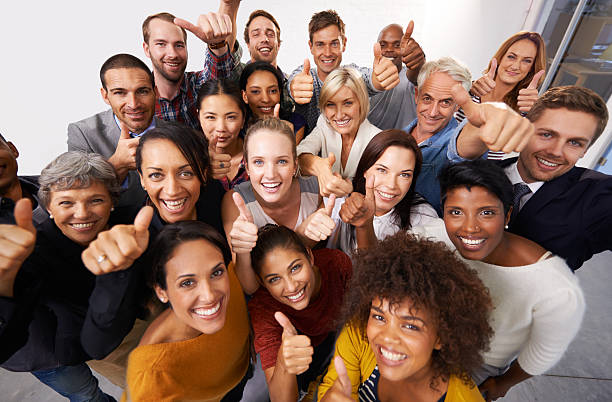
#> input picture input/input.jpg, 612 x 402 px; its folder holds only this picture in this run
$ python main.py
#> lines starting #> are read from the running program, lines starting #| are printed output that depends on the picture; after the words box and inside, x2 and y2 are one past the last pixel; in counts of white or black regions, pixels touching at a corner belong together
import cv2
from os import walk
from collage import collage

# Set the path to the input image
path = 'input'

# Loop through all files in the path
for root, dirs, files in walk(path):
    for FileName in files:
        # Check file format
        if FileName.endswith('.png') or FileName.endswith('.jpg'):
            # Save the image filename and print it
            input_image = FileName
            print(f'Loaded {input_image}')

# Read the input image and convert it to grayscale
image = cv2.imread(path+'/'+input_image)
#> image is the input picture: shape (402, 612, 3); mean B, G, R 97.5, 109.2, 136.9
bw_img = cv2.cvtColor(image, cv2.COLOR_BGR2GRAY)
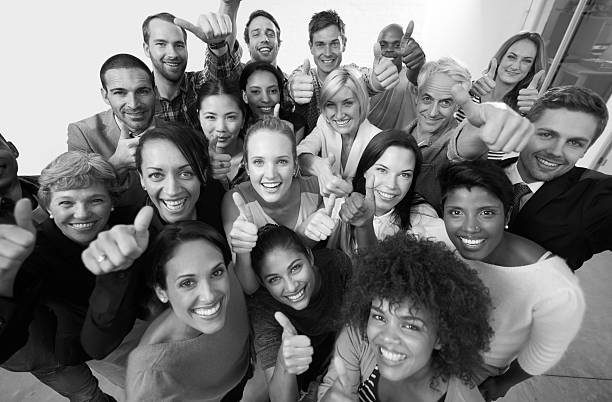
#> bw_img: shape (402, 612); min 0, max 255, mean 116.1

# Detect coordinates of faces in the image using pre-trained classifier
trained_data = cv2.CascadeClassifier('haarcascade_frontalface_default.xml')
coordinates = trained_data.detectMultiScale(bw_img, minNeighbors=9)
#> coordinates = 15 rows, first 6: [499, 45, 38, 38], [243, 18, 40, 40], [305, 26, 46, 46], [240, 73, 47, 47], [194, 96, 53, 53], [144, 24, 52, 52]

# Save each detected face as an individual file and draw a rectangle around the face on the original image
count = 1
path_output = 'saved_faces'
file_name = 'Face_'
for (x, y, w, h) in coordinates:
    face = image[y:y+h, x+12:(x-12)+w]
    faces = image[y:y+h, x:x+w]
    written = cv2.imwrite(f'{path_output}/{file_name}{str(count)}.png', faces)
    cv2.rectangle(image, (x, y), (x+w, y+h), (255, 255, 255), 1)
    count += 1
    faces_detected = []
    faces_detected.append(coordinates)
#> this loop made 15 passes
#> (x, y, w, h) on passes 1 to 12: (499, 45, 38, 38), (243, 18, 40, 40), (305, 26, 46, 46), (240, 73, 47, 47), (194, 96, 53, 53), (144, 24, 52, 52), (366, 151, 55, 55), (314, 85, 52, 52), (240, 137, 62, 62), (100, 68, 62, 62), (46, 180, 58, 58), (136, 146, 70, 70)
#> pass 1, `faces = image[y:y+h, x:x+w]`:
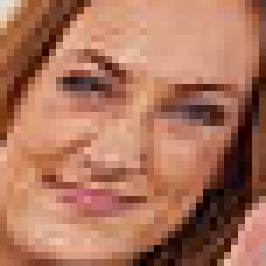
#> faces: shape (38, 38, 3) (shown 7 times larger); mean B, G, R 91.7, 115.5, 172.2
#> pass 2, `faces = image[y:y+h, x:x+w]`:
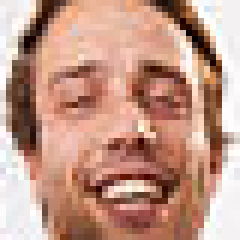
#> faces: shape (40, 40, 3) (shown 6 times larger); mean B, G, R 133.8, 150.6, 193.9
#> pass 3, `face = image[y:y+h, x+12:(x-12)+w]`:
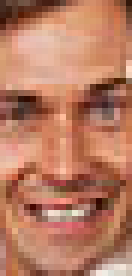
#> face: shape (46, 22, 3) (shown 6 times larger); mean B, G, R 98.2, 123.3, 184.5
#> pass 3, `faces = image[y:y+h, x:x+w]`:
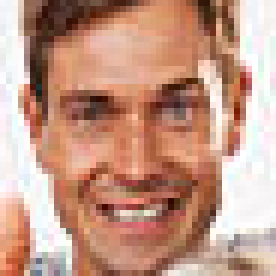
#> faces: shape (46, 46, 3) (shown 6 times larger); mean B, G, R 133.6, 152.2, 196.1
#> after the loop:
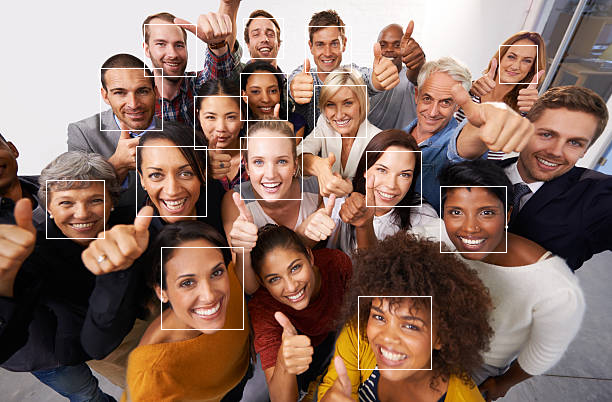
#> image: shape (402, 612, 3); 1.39% of pixels changed, all inside (x1, y1, x2, y2) = (46, 18, 538, 370)
#> after the loop, count = 16

# Create a list of all saved face filenames
file_names = []
for root, dirs, files in walk(path_output):
    for FileName in files:
        if FileName.endswith('.png') and FileName.startswith('Face_'):
            file_names.append(FileName)

# Display the original image with detected faces and wait for user input
while True:
    cv2.namedWindow('faces', cv2.WINDOW_NORMAL)
    cv2.resizeWindow('faces', 940, 610)
    cv2.imshow('faces', image)
    key = cv2.waitKey()
#> (key Esc is pressed here)
    # Wait for the key 'Q' (81 or 113)
    if key == 81 or key == 113:
        break

# Print the number of detected and saved faces and their filenames
if written:
    print(f'Recorded and saved {count-1} faces:\n{file_names}')

    # Create a grid of all saved face images using the collage function
    grid_path = 'face_grid'
    collage(path_output, grid_path, 'face_grid')
